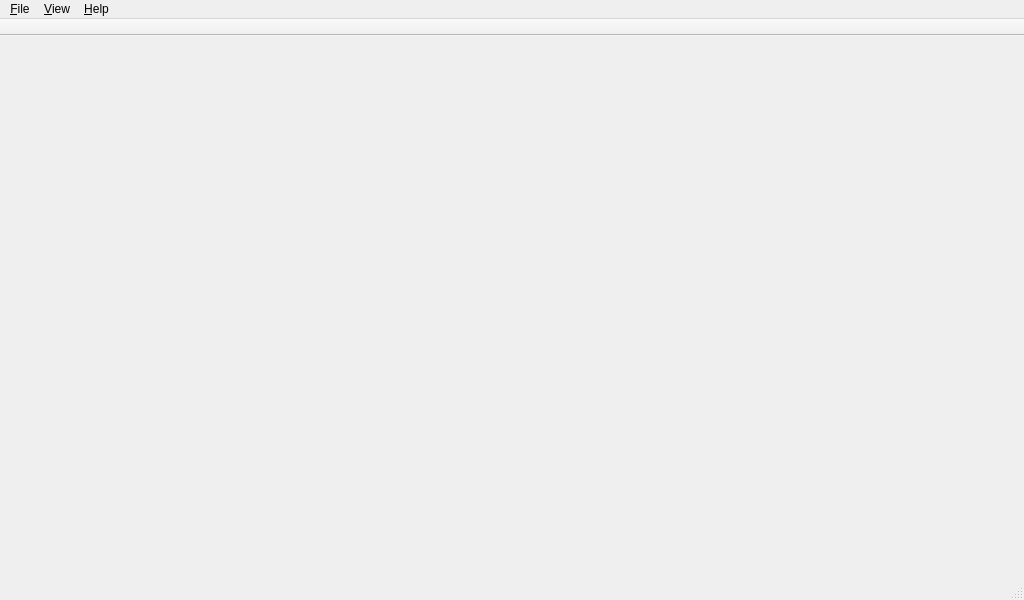
<?xml version="1.0" encoding="UTF-8"?>
<ui version="4.0">
 <class>CreatorWindow</class>
 <widget class="QMainWindow" name="CreatorWindow">
  <property name="geometry">
   <rect>
    <x>0</x>
    <y>0</y>
    <width>1024</width>
    <height>600</height>
   </rect>
  </property>
  <property name="minimumSize">
   <size>
    <width>1024</width>
    <height>600</height>
   </size>
  </property>
  <property name="windowTitle">
   <string>Shadow Revival Project - Creator</string>
  </property>
  <widget class="QWidget" name="centralWidget">
   <layout class="QHBoxLayout" name="centralLayout"/>
  </widget>
  <widget class="QMenuBar" name="menuBar">
   <property name="geometry">
    <rect>
     <x>0</x>
     <y>0</y>
     <width>1024</width>
     <height>25</height>
    </rect>
   </property>
   <widget class="QMenu" name="fileMenu">
    <property name="title">
     <string>&amp;File</string>
    </property>
    <widget class="QMenu" name="recentFilesMenu">
     <property name="title">
      <string>&amp;Recent files</string>
     </property>
    </widget>
    <addaction name="newAction"/>
    <addaction name="openAction"/>
    <addaction name="recentFilesMenu"/>
    <addaction name="separator"/>
    <addaction name="saveAction"/>
    <addaction name="saveAsAction"/>
    <addaction name="separator"/>
    <addaction name="generateAction"/>
    <addaction name="separator"/>
    <addaction name="preferenceAction"/>
    <addaction name="separator"/>
    <addaction name="quitAction"/>
   </widget>
   <widget class="QMenu" name="viewMenu">
    <property name="title">
     <string>&amp;View</string>
    </property>
    <addaction name="toolsAction"/>
   </widget>
   <widget class="QMenu" name="helpMenu">
    <property name="title">
     <string>&amp;Help</string>
    </property>
    <addaction name="helpAction"/>
    <addaction name="separator"/>
    <addaction name="aboutCreatorAction"/>
    <addaction name="aboutQtAction"/>
   </widget>
   <addaction name="fileMenu"/>
   <addaction name="viewMenu"/>
   <addaction name="helpMenu"/>
  </widget>
  <widget class="QToolBar" name="mainToolBar">
   <property name="windowTitle">
    <string>Tools</string>
   </property>
   <property name="movable">
    <bool>false</bool>
   </property>
   <attribute name="toolBarArea">
    <enum>TopToolBarArea</enum>
   </attribute>
   <attribute name="toolBarBreak">
    <bool>false</bool>
   </attribute>
  </widget>
  <widget class="QStatusBar" name="statusBar"/>
  <action name="newAction">
   <property name="text">
    <string>&amp;New</string>
   </property>
   <property name="shortcut">
    <string>Ctrl+N</string>
   </property>
  </action>
  <action name="openAction">
   <property name="text">
    <string>&amp;Open</string>
   </property>
   <property name="shortcut">
    <string>Ctrl+O</string>
   </property>
  </action>
  <action name="saveAction">
   <property name="text">
    <string>&amp;Save</string>
   </property>
   <property name="shortcut">
    <string>Ctrl+S</string>
   </property>
  </action>
  <action name="saveAsAction">
   <property name="text">
    <string>Save &amp;as</string>
   </property>
  </action>
  <action name="quitAction">
   <property name="text">
    <string>&amp;Quit</string>
   </property>
   <property name="shortcut">
    <string>Ctrl+Q</string>
   </property>
  </action>
  <action name="generateAction">
   <property name="text">
    <string>&amp;Generate</string>
   </property>
   <property name="shortcut">
    <string>Ctrl+G</string>
   </property>
  </action>
  <action name="toolsAction">
   <property name="checkable">
    <bool>true</bool>
   </property>
   <property name="checked">
    <bool>true</bool>
   </property>
   <property name="text">
    <string>Tools</string>
   </property>
  </action>
  <action name="helpAction">
   <property name="text">
    <string>Help</string>
   </property>
   <property name="shortcut">
    <string>F1</string>
   </property>
  </action>
  <action name="aboutCreatorAction">
   <property name="text">
    <string>About Creator</string>
   </property>
  </action>
  <action name="aboutQtAction">
   <property name="text">
    <string>About Qt</string>
   </property>
  </action>
  <action name="preferenceAction">
   <property name="text">
    <string>&amp;Preference</string>
   </property>
  </action>
 </widget>
 <layoutdefault spacing="6" margin="11"/>
 <resources/>
 <connections/>
</ui>
